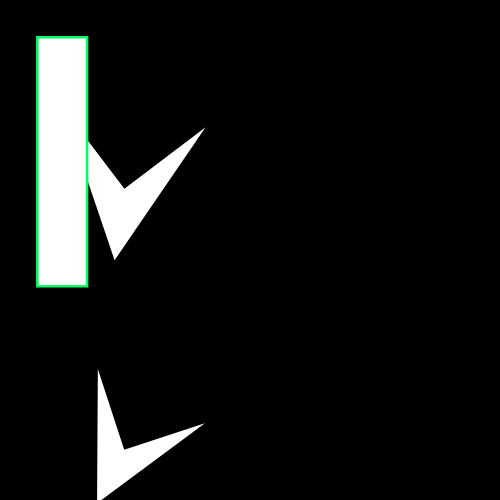
Frame 1 (no input)
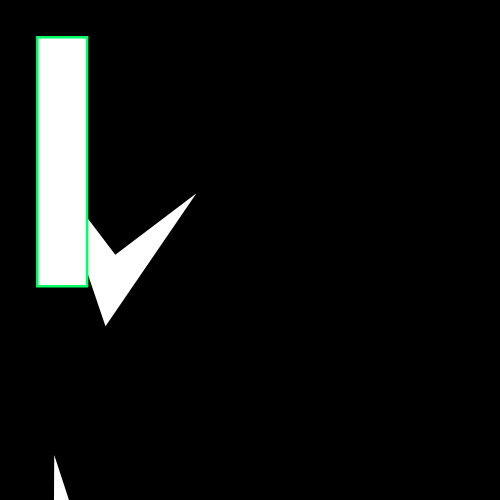
Frame 60 (no input)
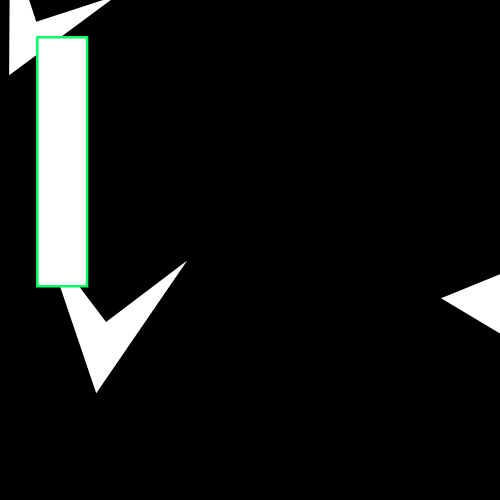
Frame 120 (the mouse pressed at the canvas centre since frame 60)

The p5.js sketch that drew these frames (run headless with seeded random() and noise() and a simulated clock; from frame 60 on, the mouse is pressed at the canvas centre):

// p5.js sketch
// ── sketch.js
let airplanes = [];
let airfield;
let apWidth = 100;
let apHeight = 100;
let apTailLength = 50;

function setup() {
    createCanvas(500,500);
    angleMode(DEGREES);

    airfield = new Airfield();
    airfield.createPlanes();
    console.log(airplanes);
}

function draw() {
    background(0);

    airplanes.forEach(airplane => {
        airplane.render();
        airplane.move();
    });
    airfield.drawAirField();
}

// ── Airfield.js

class Airfield {
    constructor(_width = 20, _height = 100, _posX = 15, _posY = 15) {
        this.width = _width;
        this.height = _height;
        this.posX = _posX;
        this.posY = _posY
    }

    createPlanes() {
        for(let i = 0; i < 5; i++) {

            let ranNum = floor(random(0, 1));

            if(ranNum == 0) {
                airplanes.push(new fighterJet());
            }
            else {
                airplanes.push(new jumboJet());
            }
        }
    }

    drawAirField() {
        fill(255)
        stroke(0, 255,100)
        push()
        rect(this.posX, this.posY, this.width, this.height)
        pop()
    }
}
// ── Airplane.js
class Airplane {
    constructor(_velocity, _pos = createVector(random(0, width), random(0, height)), _altitude = 1000) {
        this.velocity = createVector(random(-2, 2), random(-2, 2)) ;
        this.pos = _pos;
        this.altitude = random(1000, 100000);
    }

    drawPlane() {
        fill(255);
        noStroke();

        push()
            translate(this.pos.x,this.pos.y);
            beginShape();
                rotate(this.velocity.heading() + 90);
                vertex(0,0);
                vertex(apWidth / 2, apTailLength);
                vertex(0, -apHeight + apTailLength);
                vertex(-apWidth / 2, apTailLength);
            endShape(CLOSE);
        pop()
    }

    move() {
        this.pos.add(this.velocity);

        if(this.pos.x > width) {
            this.pos.x = 0;
        }
        if(this.pos.x < 0) {
            this.pos.x = width;
        }
        if(this.pos.y > height) {
            this.pos.y = 0;
        }
        if(this.pos.y < 0) {
            this.pos.y = height;
        }
    }
}
// ── fighterJet.js


class fighterJet extends Airplane {
    constructor(_size = 1.2) {
        super()
        this.size = _size
    }

    render() {
        scale(this.size)
        super.drawPlane()
    }
}
// ── jumboJet.js


class jumboJet extends Airplane {
    constructor(_size = 1.6) {
        super()
        this.size = _size
    }

    render() {
        scale(this.size)
        super.drawPlane()
    }
}
